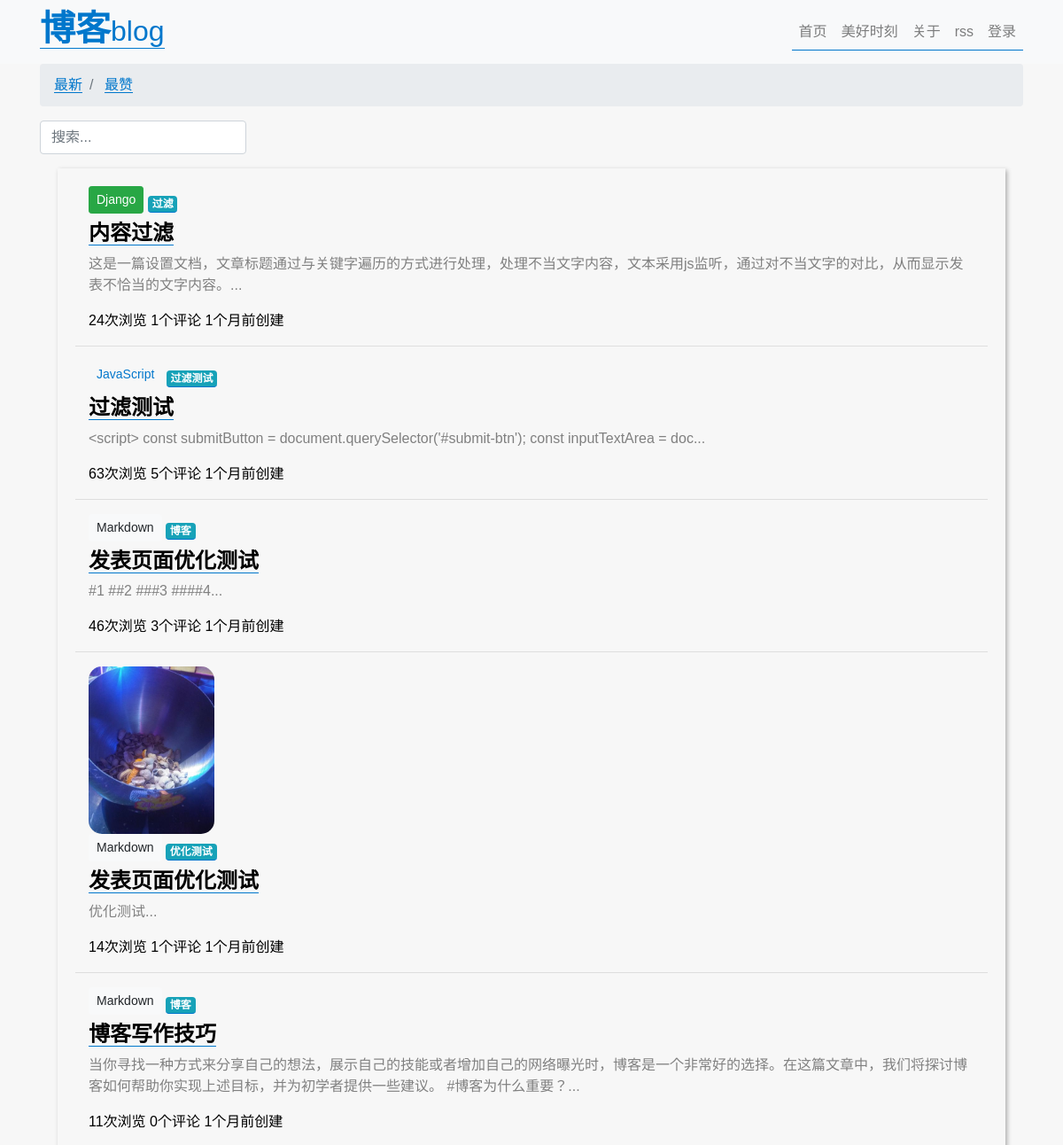
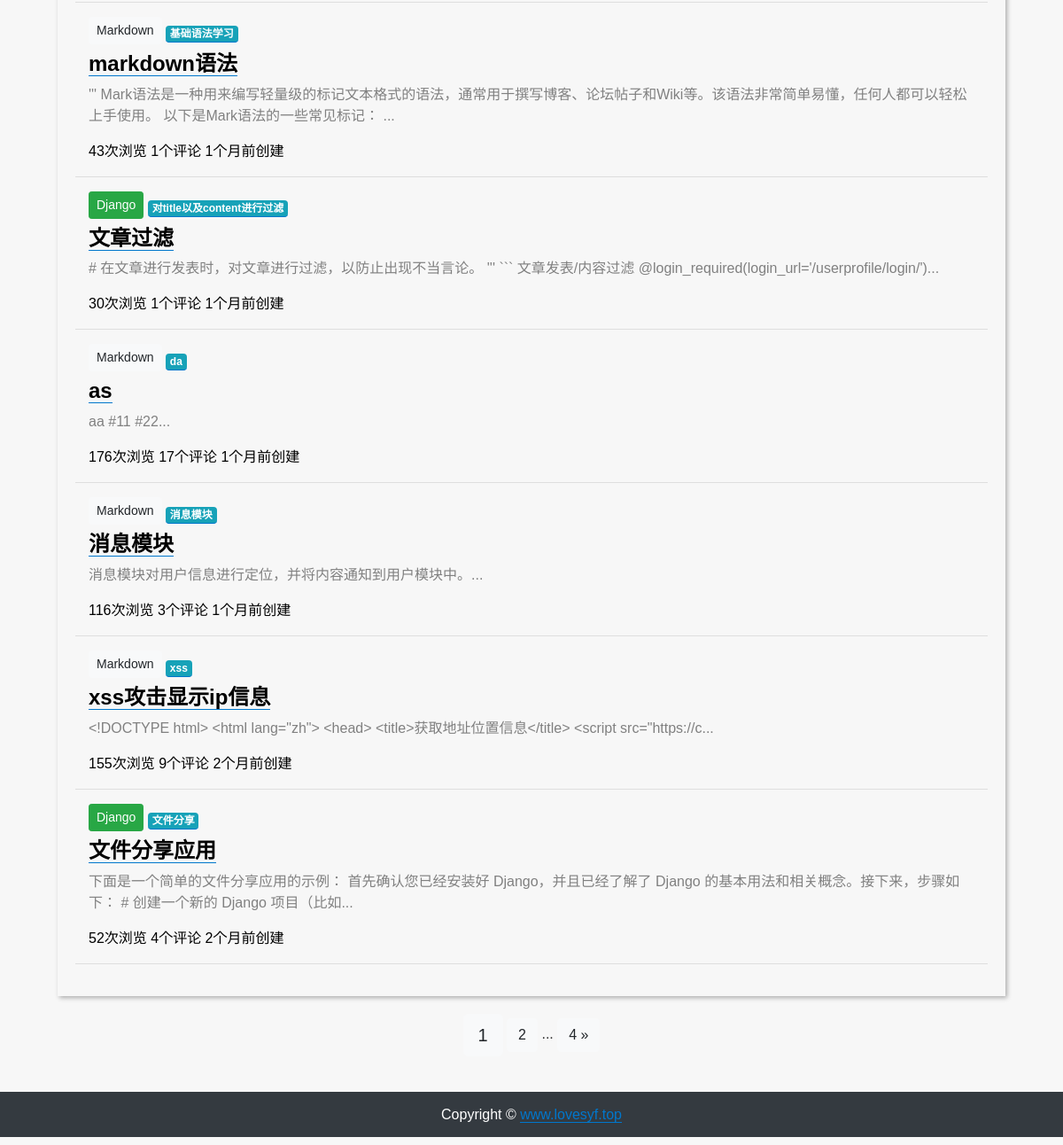
The page / on the database its author committed (2 pictures, top to bottom).
### article/models.py (models this page shows, shortened)
class ArticlePost(models.Model):
    author = models.ForeignKey(User, on_delete=models.CASCADE, verbose_name='作者')
    avatar = models.ImageField(upload_to='article/%Y%m%d/', blank=True, verbose_name='文章标题图')
    column = models.ForeignKey(
        ArticleColumn,
        null=True,
        blank=True,
        on_delete=models.CASCADE,
        related_name='article'
    , verbose_name='文章类别')
    tags = TaggableManager(blank=True, verbose_name='标签')
    title = models.CharField(max_length=100, verbose_name='标题')
    body = models.TextField(verbose_name='正文')
    total_views = models.PositiveIntegerField(default=0, verbose_name='浏览量')
    likes = models.PositiveIntegerField(default=0)
    created = models.DateTimeField(default=timezone.now)
    updated = models.DateTimeField(auto_now=True)
    class Meta:
        ordering = ('-created',)
        verbose_name = '标签'
        verbose_name_plural = '文章标签'

class ArticleColumn(models.Model):
    title = models.CharField(max_length=100, blank=True, verbose_name='栏目标题')
    created = models.DateTimeField(default=timezone.now, verbose_name='创建时间')
    def __str__(self):
        return self.title
    class Mete:
        verbose_name = '类别'
        verbose_name_plural = '类别'

### article/views.py (the view)
# urls.py: path('', article_list, name='home'),
def article_list(request):
    search = request.GET.get('search')
    order = request.GET.get('order')
    column = request.GET.get('column')
    tag = request.GET.get('tag')
    likes = request.GET.get('order', '')
    article_list = ArticlePost.objects.all()
    if search:
        article_list = article_list.filter(
            Q(title__icontains=search) |
            Q(body__icontains=search)
        )
    else:
        search = ''
    if column is not None and column.isdigit():
        article_list = article_list.filter(column=column)
    if tag and tag != 'None':
        article_list = article_list.filter(tags__name__in=[tag])
    if order == 'total_views':
        article_list = article_list.order_by('-total_views')
    if likes:
        article_list = article_list.order_by('-likes')
    paginator = Paginator(article_list, 11)
    page = request.GET.get('page')
    articles = paginator.get_page(page)
    context = {
        'articles': articles,
        'order': order,
        'search': search,
        'column': column,
        'tag': tag,
        'like':likes,
    }
    return render(request, 'article/list.html', context)

### article/templatetags/my_filters_and_tags.py (called while the page is built)
@register.filter(name='timesince_zh')
def time_since_zh(value):
    now = timezone.now()
    diff = now - value
    if diff.days == 0 and diff.seconds >= 0 and diff.seconds < 60:
        return '刚刚'
    if diff.days == 0 and diff.seconds >= 60 and diff.seconds < 3600:
        return str(math.floor(diff.seconds / 60)) + "分钟前"
    if diff.days == 0 and diff.seconds >= 3600 and diff.seconds < 86400:
        return str(math.floor(diff.seconds / 3600)) + "小时前"
    if diff.days >= 1 and diff.days < 30:
        return str(diff.days) + "天前"
    if diff.days >= 30 and diff.days < 365:
        return str(math.floor(diff.days / 30)) + "个月前"
    if diff.days >= 365:
        return str(math.floor(diff.days / 365)) + "年前"

### templates/article/list.html (shortened to what this page needs)
{% extends "base.html" %}
{% load static %}
{% load my_filters_and_tags %}
{% block content %}
    <div class="container">
        <nav aria-label="breadcrumb">
            <ol class="breadcrumb">
                <li class="breadcrumb-item">
                    <a href="{% url 'article:article_list' %}?search={{ search }}&column={{ column }}&tag={{ tag }}">
                        最新
                    </a>
                </li>
                <li class="breadcrumb-item">
                    <a href="{% url 'article:article_list' %}?order=like&search={{ search }}&column={{ column }}&tag={{ tag }}">
                        最赞
                    </a>
                </li>
            </ol>
        </nav>
        <div class="row">
            <div class="col-auto mr-auto">
                <form class="form-inline">
                    <input type="text"
                           class="form-control mb-2 mr-sm-2"
                           name="search"
                           placeholder="搜索..."
                           required
                    >
                </form>
            </div>
        </div>
        <div class="row mt-2" id="demo_div">
            {% for article in articles %}
                {% if article.avatar %}
                    <div class="col-2 hvr-float-shadow">
                        <img src="{{ article.avatar.url }}"
                             alt="avatar"
                             style="max-width:100%; border-radius: 15px"
                        >
                    </div>
                {% endif %}
                <div class="col">
                    {% if article.column %}
                        <a role="button"
                           href="{% url 'article:article_list' %}?column={{ article.column.id }}"
                           class="btn btn-sm mb-2
                            {% if article.column.title == 'Django' %}
                                btn-success
                            {% elif article.column.title == 'Java' %}
                                btn-danger
                            {% elif article.column.title == 'HTML' %}
                                btn-warning
                            {% elif article.column.title == 'Markdown' %}
                                btn-light
                            {% elif article.column.title == 'JavaScript' %}
                                btn-sm
                            {% elif article.column.title == 'CSS' %}
                                btn-xs
                            {% elif article.column.title == '科学' %}
                                btn-secondary
                            {% elif article.column.title == '生活小知识' %}
                                btn-success
                            {% elif article.column.title == '学识' %}
                                btn-danger
                            {% elif article.column.title == '学生' %}
                                btn-warning
                            {% elif article.column.title == '微笑面对生活' %}
                                btn-light
                            {% elif article.column.title == '活着' %}
                                btn-sm
                            {% elif article.column.title == '死亡' %}
                                btn-xs
                            {% elif article.column.title == '成长' %}
                                btn-secondary
                            {% endif %}
                        ">
                            {{ article.column }}
                        </a>
                    {% endif %}
                    <span>
                    {% for tag in article.tags.all %}
                        <a href="{% url 'article:article_list' %}?tag={{ tag }}"
                           class="badge badge-info"
                        >
                            {{ tag }}
                        </a>
                    {% endfor %}
                </span>
                    <h4>
                        <b>
                            <a href="{% url 'article:article_detail' article.id %}"
                               style="color: black;"
                            >
                                {{ article.title }}
                            </a>
                        </b>
                    </h4>
                    <div>
                        <p style="color: gray;">
                            {{ article.body|slice:'100' }}...
                        </p>
                    </div>
                    <p>
                        <span style="color: #000000">
                        {{ article.total_views }}次浏览
                    </span>
                        <span style="color: #000000">
                        {{ article.comments.count }}个评论
                    </span>
                        <span style="color: #000000">
                        {{ article.created|timesince_zh }}创建
                    </span>
                    </p>
                </div>
                <hr style="width: 100%;"/>
            {% endfor %}
        </div>
        <div class="pagination row">
            <div class="m-auto">
            <span class="step-links">
                <span class="current btn btn-light btn-lg">
                    {{ articles.number }}
                </span>
                {% if articles.has_next %}
                    <a href="?page={{ articles.next_page_number }}&order={{ order }}&search={{ search }}&column={{ column }}&tag={{ tag }}"
                       class="btn btn-light"
                    >
                        {{ articles.next_page_number }}
                    </a>
                    <span>...</span>
                    <a href="?page={{ articles.paginator.num_pages }}&order={{ order }}&search={{ search }}&column={{ column }}&tag={{ tag }}"
                       class="btn btn-light"
                    >
                        {{ articles.paginator.num_pages }} &raquo;
                    </a>
                {% endif %}
            </span>
            </div>
        </div>
    </div>
{% endblock content %}

### static/hover.css (style rules this page uses)
.hvr-float-shadow { display: inline-block; vertical-align: middle; -webkit-transform: perspective(1px) translateZ(0); transform: perspective(1px) translateZ(0); box-shadow: 0 0 1px rgba(0, 0, 0, 0); position: relative; -webkit-transition-duration: 0.3s; transition-duration: 0.3s; -webkit-transition-property: transform; transition-property: transform; }
.hvr-float-shadow:before { pointer-events: none; position: absolute; z-index: -1; content: ''; top: 100%; left: 5%; height: 10px; width: 90%; opacity: 0; background: -webkit-radial-gradient(center, ellipse, rgba(0, 0, 0, 0.35) 0%, rgba(0, 0, 0, 0) 80%); background: radial-gradient(ellipse at center, rgba(0, 0, 0, 0.35) 0%, rgba(0, 0, 0, 0) 80%); -webkit-transition-duration: 0.3s; transition-duration: 0.3s; -webkit-transition-property: transform, opacity; transition-property: transform, opacity; }

### templates/article/list.html (style rules this page uses)
#demo_div { display: block; margin: 20px; padding: 20px; box-shadow: 2px 2px 5px rgba(0, 0, 0, 0.3); }

### rows shown on the page
ArticlePost: column "Django", title "内容过滤", body "这是一篇设置文档，文章标题通过与关键字遍历的方式进行处理，处理不当文字内容，文本采用js监听，通过对不当文字的对比，从而显示发表不恰当的文字内容。", total_views "24", comments.count "1", created "1个月前"
Tag: name "过滤"
ArticlePost: column "JavaScript", title "过滤测试", body "<script> const submitButton = document.querySelector('#submit-btn'); const inputTextArea = doc", total_views "63", comments.count "5", created "1个月前"
Tag: name "过滤测试"
ArticlePost: column "Markdown", title "发表页面优化测试", body "#1 ##2 ###3 ####4", total_views "46", comments.count "3", created "1个月前"
Tag: name "博客"
ArticlePost: avatar (picture), column "Markdown", title "发表页面优化测试", body "优化测试", total_views "14", comments.count "1", created "1个月前"
Tag: name "优化测试"
ArticlePost: column "Markdown", title "博客写作技巧", body "当你寻找一种方式来分享自己的想法，展示自己的技能或者增加自己的网络曝光时，博客是一个非常好的选择。在这篇文章中，我们将探讨博客如何帮助你实现上述目标，并为初学者提供一些建议。 #博客为什么重要？", total_views "11", comments.count "0", created "1个月前"
ArticlePost: column "Markdown", title "markdown语法", body "''' Mark语法是一种用来编写轻量级的标记文本格式的语法，通常用于撰写博客、论坛帖子和Wiki等。该语法非常简单易懂，任何人都可以轻松上手使用。 以下是Mark语法的一些常见标记：", total_views "43", comments.count "1", created "1个月前"
Tag: name "基础语法学习"
ArticlePost: column "Django", title "文章过滤", body "# 在文章进行发表时，对文章进行过滤，以防止出现不当言论。 ''' ``` 文章发表/内容过滤 @login_required(login_url='/userprofile/login/')", total_views "30", comments.count "1", created "1个月前"
Tag: name "对title以及content进行过滤"
ArticlePost: column "Markdown", title "as", body "aa #11 #22", total_views "176", comments.count "17", created "1个月前"
Tag: name "da"
ArticlePost: column "Markdown", title "消息模块", body "消息模块对用户信息进行定位，并将内容通知到用户模块中。", total_views "116", comments.count "3", created "1个月前"
Tag: name "消息模块"
ArticlePost: column "Markdown", title "xss攻击显示ip信息", body "<!DOCTYPE html> <html lang=\"zh\"> <head> <title>获取地址位置信息</title> <script src=\"https://c", total_views "155", comments.count "9", created "2个月前"
Tag: name "xss"
ArticlePost: column "Django", title "文件分享应用", body "下面是一个简单的文件分享应用的示例： 首先确认您已经安装好 Django，并且已经了解了 Django 的基本用法和相关概念。接下来，步骤如下： # 创建一个新的 Django 项目（比如", total_views "52", comments.count "4", created "2个月前"
Tag: name "文件分享"

### other values the page prints
{{ articles.number }} "1"
{{ articles.next_page_number }} "2"
{{ articles.paginator.num_pages }} "4"
